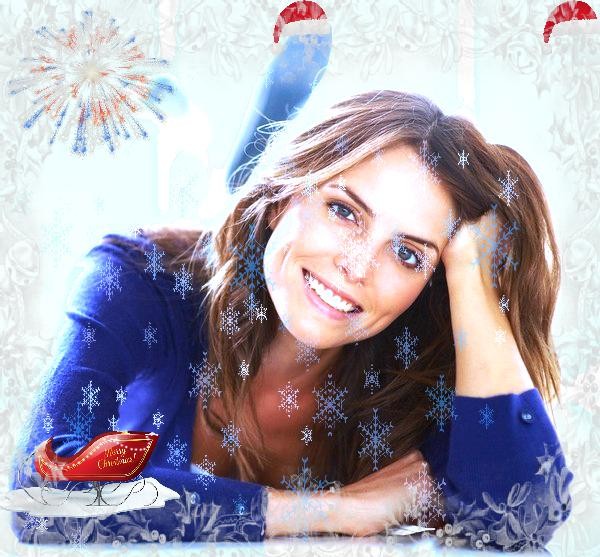
#> input picture newwoman.jpg, 600 x 557 px
$ python -i filter.py   (imports and definitions only)   (older library calls are emulated)
#> lines starting #> are read from the running program, lines starting #| are printed output that depends on the picture
from PIL import Image, ImageFilter, ImageEnhance, ImageDraw, ImageOps

MAXPIX = 255
DELTA = 30
EPS = 0.0001

# [123 lines left out: functions processik, processdb, processym, not called in this run]

def processvc(filename, savename):
#> called with filename = 'newwoman.jpg', savename = 'out.png'
    img = Image.open(filename).convert("RGB")
#> img is the input picture: PIL image 600x557 RGB; mean R, G, B 170.5, 165.5, 177.7
    img = img.filter(ImageFilter.DETAIL)
    enh = ImageEnhance.Contrast(img).enhance(1.3) #30% more contrast
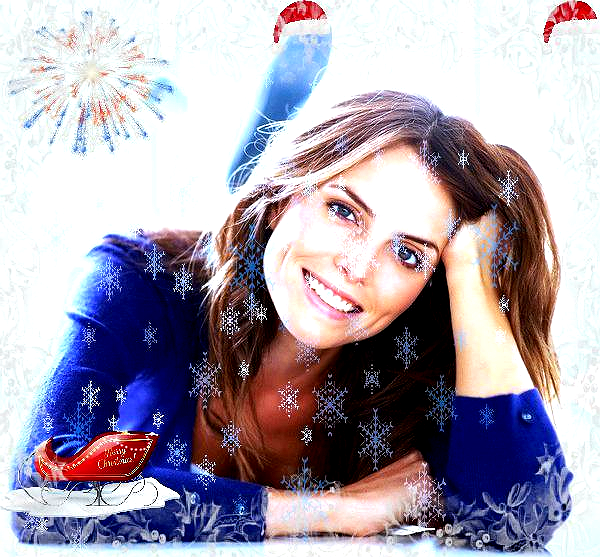
#> enh: PIL image 600x557 RGB; mean R, G, B 168.5, 160, 174.3
    out = enh.filter(ImageFilter.BLUR)
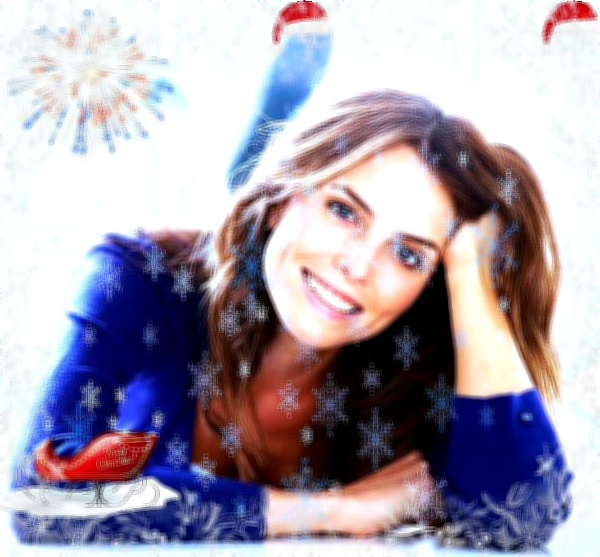
#> out: PIL image 600x557 RGB; mean R, G, B 168.6, 160.1, 174.3
    x, y = enh.size
#> x = 600; y = 557
    eX, eY = x / 2, y / 2
#> eX = 300; eY = 278.5

    n = 5
#> (the run stopped early here; a loop or call above may not have finished)

$ run again, on woman.jpg
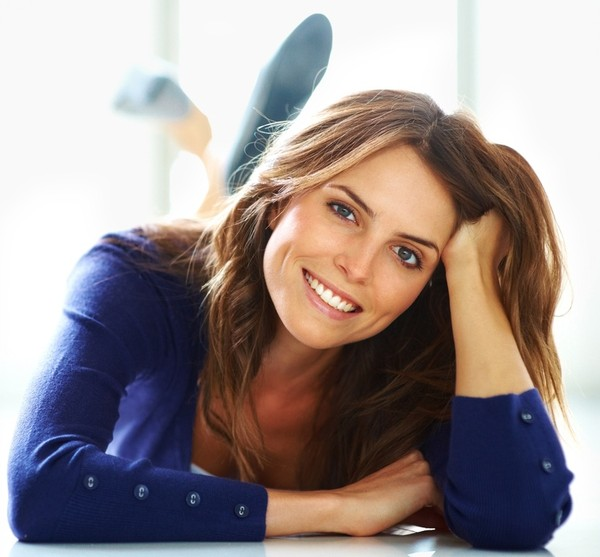
#> input picture woman.jpg, 600 x 557 px
#> in processvc, img is the input picture: PIL image 600x557 RGB; mean R, G, B 155.1, 143.7, 143.2
#> in processvc, `enh = ImageEnhance.Contrast(img).enhance(1.3)`:
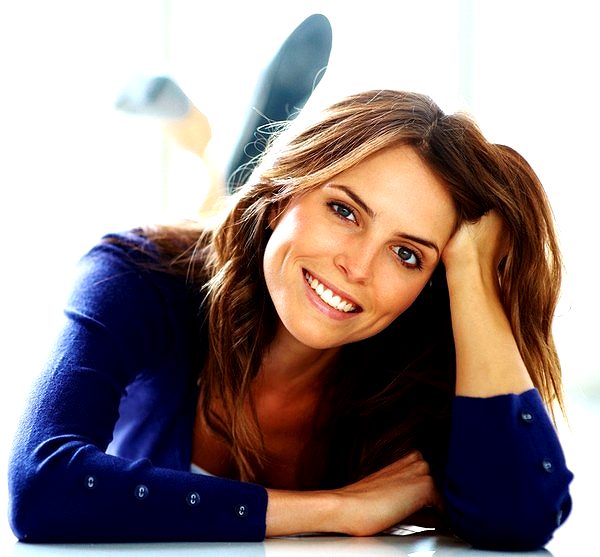
#> enh: PIL image 600x557 RGB; mean R, G, B 151.1, 136.3, 135.5
#> in processvc, `out = enh.filter(ImageFilter.BLUR)`:
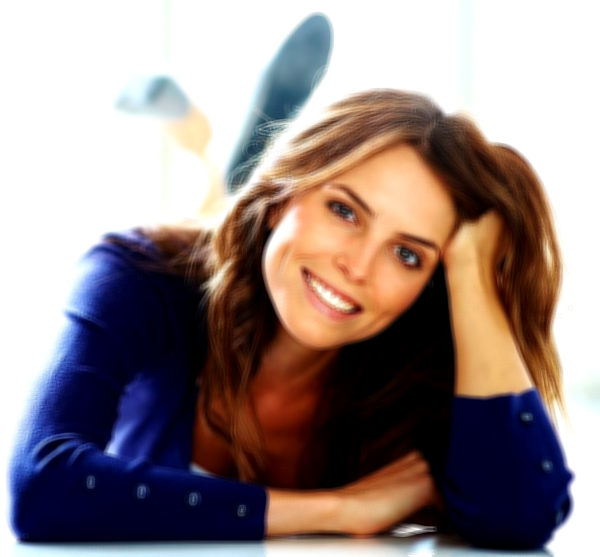
#> out: PIL image 600x557 RGB; mean R, G, B 151.1, 136.3, 135.5

$ run again, on cat.png
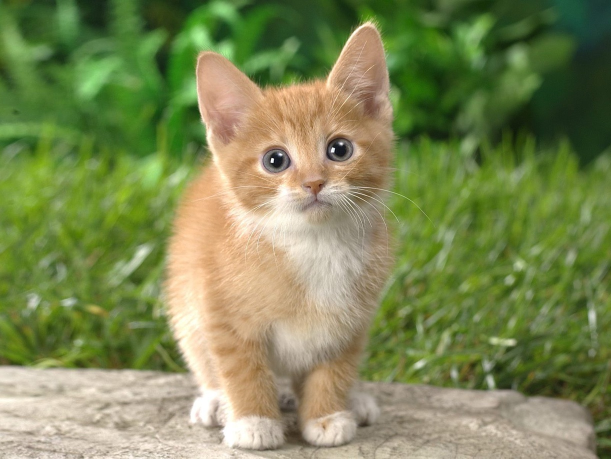
#> input picture cat.png, 1222 x 917 px (shown at 1/2 size)
#> in processvc, img is the input picture: PIL image 1222x917 RGB; mean R, G, B 125.8, 136, 85.6
#> in processvc, `enh = ImageEnhance.Contrast(img).enhance(1.3)`:
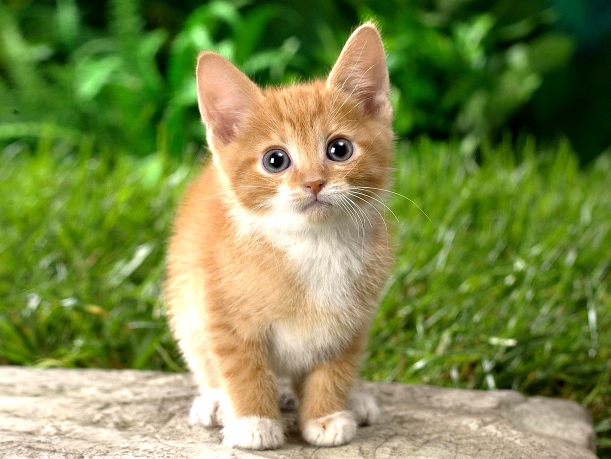
#> enh: PIL image 1222x917 RGB (shown at 1/2 size); mean R, G, B 123.5, 137.8, 74.1

$ run again, on hat.png
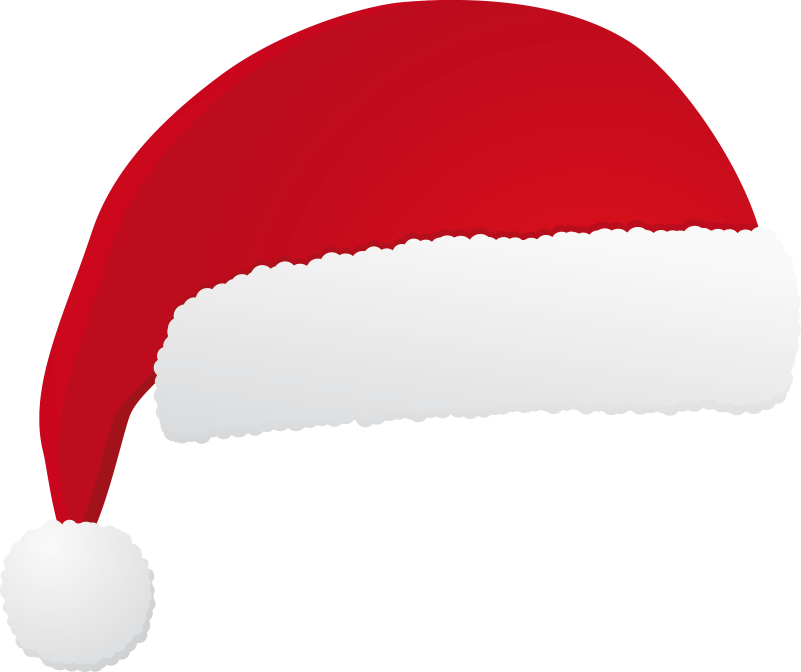
#> input picture hat.png, 2403 x 2016 px (shown at 1/3 size)
#> in processvc, `enh = ImageEnhance.Contrast(img).enhance(1.3)`:
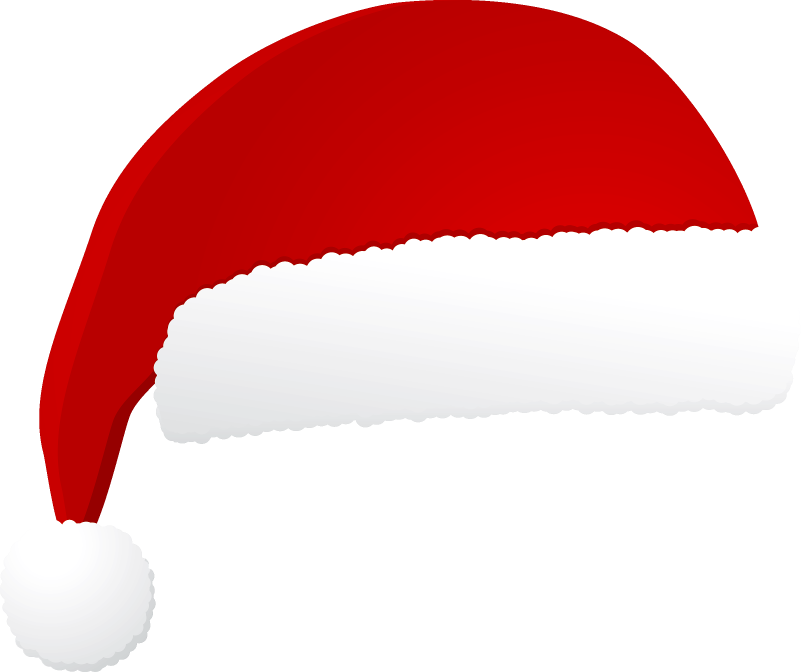
#> enh: PIL image 2403x2016 RGB (shown at 1/3 size); mean R, G, B 235.4, 181.9, 182.1
